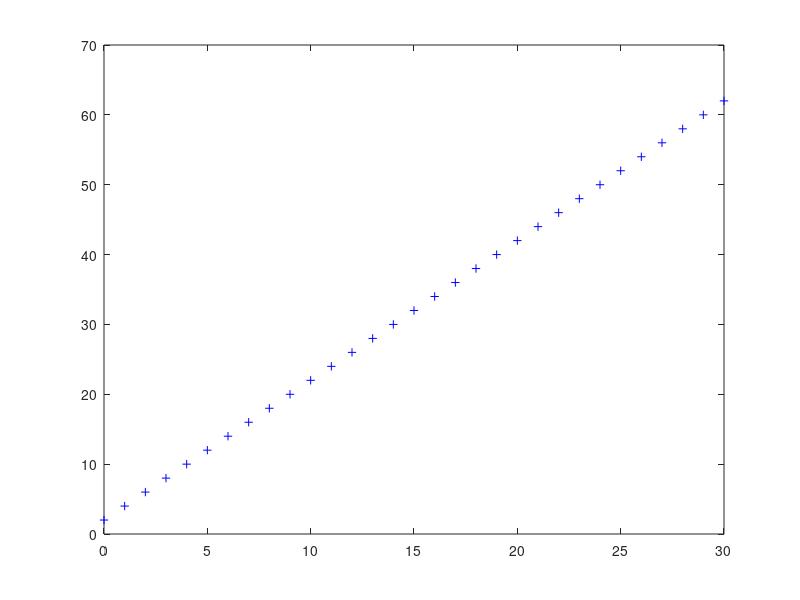

The MATLAB script that drew this image:
clc;
clear;
% M is the last digit of your student ID: example: BA10-002 -> M = 2
% Calculate the arithmetic operations
fprintf('Calculate the arithmetic operations\n')
y = 12^3 + factorial(15) - sqrt(002)
disp(y);

% Define a column vector x and transpose vector
x = [1 2 3 4 5];
fprintf('x = ')
disp(x);
fprintf('transpose_vector = \n')
disp(x');

% Calculate the matrix
A = [1 2 3; 4 5 6; 7 8 9]
B = [1 1 2; 0 1 0; 0 0 1]
fprintf('Multiplication matrix C of A and B is: \n');
C = (A * B);
disp(C);

fprintf('Multiplication matrix D of A and B is: \n');
D = (A.*B);
disp(D);

fprintf('Inverse of the matrix E is: \n');
E = inv(A - B);
disp(E);

fprintf('Reduce the size of E to 2x2 by removing row 2 and column 2 of the original matrix using operator : \n');
E(:,2) = [];
fprintf('reduce_column = \n');
disp(E);

E(2,:) = [];
fprintf('reduce_row = \n');
disp(E);

% Give appropriate title, axis labels and legned for the plot
fprintf('Part c: Give appropriate title, axis labels and legned for the plot\n')
x=0:1:30
y = @(x) 2*x + 2
fprintf('Value of y of x = 0, 1, 2, ... , 30: ')
disp(y(x))
plot(x,y(x),'b+')
